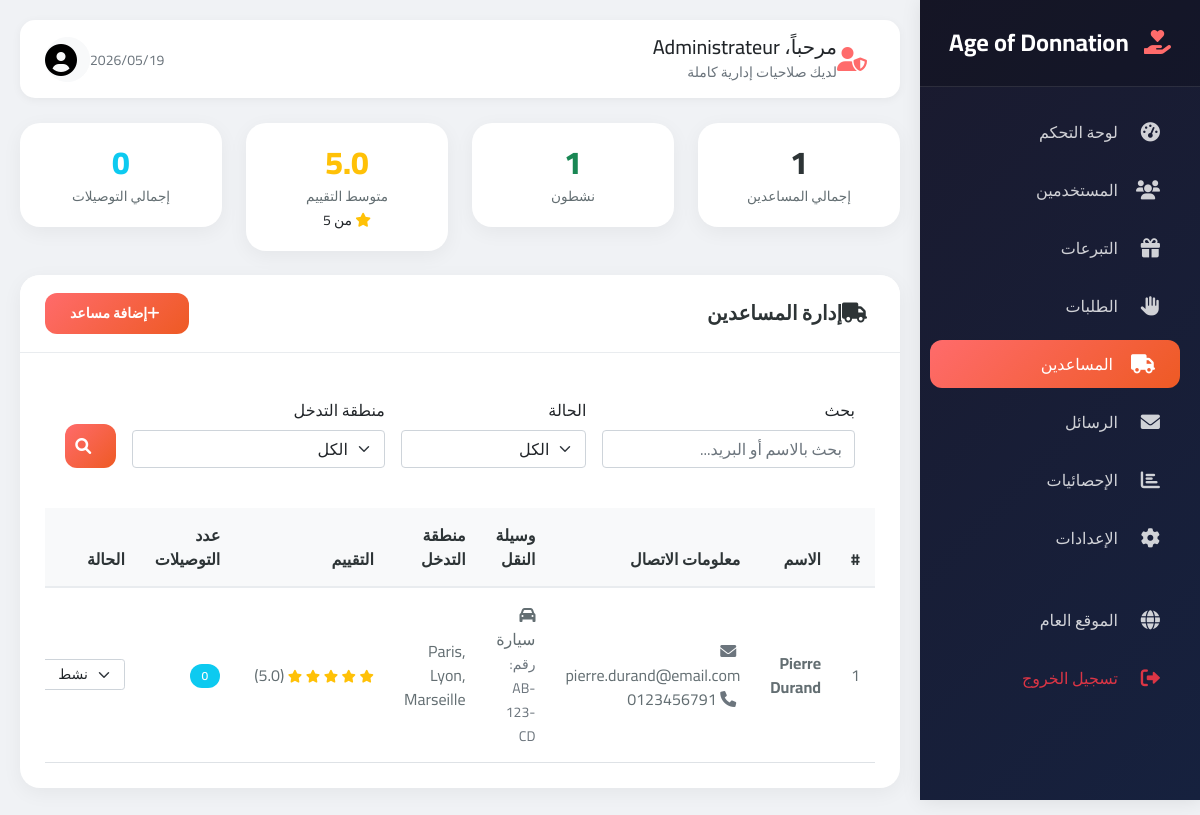
The app's page /admin/livreurs.php (signed in) with its own data.
### tables this page shows
CREATE TABLE `livreurs` (
  `user_id` INT(11) NOT NULL,
  `vehicule_type` ENUM('velo','moto','voiture','camion') NOT NULL,
  `plaque_immatriculation` VARCHAR(50) DEFAULT NULL,
  `zone_intervention` TEXT DEFAULT NULL,
  `statut` ENUM('actif','inactif','en_conge') DEFAULT 'actif',
  `note_moyenne` DECIMAL(3,2) DEFAULT 5.00,
  `nombre_livraisons` INT DEFAULT 0,
  `date_activation` DATETIME DEFAULT NULL,
  `documents_verifies` BOOLEAN DEFAULT FALSE,
  `created_at` TIMESTAMP NOT NULL DEFAULT CURRENT_TIMESTAMP,
  `updated_at` TIMESTAMP NOT NULL DEFAULT CURRENT_TIMESTAMP ON UPDATE CURRENT_TIMESTAMP,
  PRIMARY KEY (`user_id`),
  CONSTRAINT `livreurs_ibfk_1`
    FOREIGN KEY (`user_id`) REFERENCES `users` (`id`)
    ON DELETE CASCADE
);

CREATE TABLE `users` (
  `id` INT(11) NOT NULL AUTO_INCREMENT,
  `nom` VARCHAR(100) NOT NULL,
  `email` VARCHAR(255) NOT NULL,
  `password` VARCHAR(255) NOT NULL,
  `type` ENUM('donateur','beneficiaire','livreur','admin') NOT NULL,
  `telephone` VARCHAR(20) DEFAULT NULL,
  `adresse` TEXT DEFAULT NULL,
  `ville` VARCHAR(100) DEFAULT NULL,
  `status` ENUM('active','inactive','pending') DEFAULT 'active',
  `reset_token` VARCHAR(100) DEFAULT NULL,
  `reset_expires` DATETIME DEFAULT NULL,
  `created_at` TIMESTAMP NOT NULL DEFAULT CURRENT_TIMESTAMP,
  `updated_at` TIMESTAMP NOT NULL DEFAULT CURRENT_TIMESTAMP ON UPDATE CURRENT_TIMESTAMP,
  PRIMARY KEY (`id`),
  UNIQUE KEY `email` (`email`)
);

### admin/livreurs.php (the view, shortened to what this page needs)
<?php
require_once 'includes/admin_header.php';
$page = isset($_GET['page']) ? (int)$_GET['page'] : 1;
$limit = 15;
$offset = ($page - 1) * $limit;
$search = isset($_GET['search']) ? $_GET['search'] : '';
$where_conditions = ["1=1"];
$where_clause = "WHERE " . implode(" AND ", $where_conditions);
$query = "SELECT u.id, u.nom, u.email, u.telephone, u.created_at,
          l.user_id, l.vehicule_type, l.plaque_immatriculation, l.zone_intervention,
          l.statut as livreur_statut, l.note_moyenne, l.total_livraisons
          FROM users u
          INNER JOIN livreurs l ON u.id = l.user_id
          $where_clause
          ORDER BY l.note_moyenne DESC, l.total_livraisons DESC
          LIMIT :limit OFFSET :offset";
$stmt = $db->prepare($query);
$stmt->bindValue(':limit', $limit, PDO::PARAM_INT);
$stmt->bindValue(':offset', $offset, PDO::PARAM_INT);
$stmt->execute();
$livreurs = $stmt->fetchAll(PDO::FETCH_ASSOC);
$stats_query = "SELECT
    COUNT(*) as total,
    SUM(CASE WHEN statut = 'actif' THEN 1 ELSE 0 END) as actifs,
    SUM(CASE WHEN statut = 'inactif' THEN 1 ELSE 0 END) as inactifs,
    AVG(note_moyenne) as note_moyenne,
    SUM(total_livraisons) as total_livraisons
    FROM livreurs";
$stats_stmt = $db->prepare($stats_query);
$stats_stmt->execute();
$helper_stats = $stats_stmt->fetch(PDO::FETCH_ASSOC);
$vehicule_options = [
    'velo' => 'دراجة',
    'moto' => 'دراجة نارية',
    'voiture' => 'سيارة',
    'camion' => 'شاحنة'
];
?>
<div class="row g-4 mb-4">
    <div class="col-md-3">
        <div class="stat-card text-center">
            <div class="stat-number"><?php echo $helper_stats['total'] ?? 0; ?></div>
            <div class="stat-label">إجمالي المساعدين</div>
        </div>
    </div>
    <div class="col-md-3">
        <div class="stat-card text-center">
            <div class="stat-number text-success"><?php echo $helper_stats['actifs'] ?? 0; ?></div>
            <div class="stat-label">نشطون</div>
        </div>
    </div>
    <div class="col-md-3">
        <div class="stat-card text-center">
            <div class="stat-number text-warning"><?php echo number_format($helper_stats['note_moyenne'] ?? 0, 1); ?></div>
            <div class="stat-label">متوسط التقييم</div>
            <small><i class="fas fa-star text-warning"></i> من 5</small>
        </div>
    </div>
    <div class="col-md-3">
        <div class="stat-card text-center">
            <div class="stat-number text-info"><?php echo $helper_stats['total_livraisons'] ?? 0; ?></div>
            <div class="stat-label">إجمالي التوصيلات</div>
        </div>
    </div>
</div>
<div class="card">
    <div class="card-header">
        <h5><i class="fas fa-truck me-2"></i>إدارة المساعدين</h5>
        <button class="btn btn-sm btn-primary" data-bs-toggle="modal" data-bs-target="#addHelperModal">
            <i class="fas fa-plus me-1"></i>إضافة مساعد
        </button>
    </div>
    <div class="card-body">
        <div class="filter-section">
            <form method="GET" class="row g-3">
                <div class="col-md-4">
                    <label class="form-label">بحث</label>
                    <input type="text" name="search" class="form-control" placeholder="بحث بالاسم أو البريد..." value="<?php echo htmlspecialchars($search); ?>">
                </div>
                <div class="col-md-3">
                    <label class="form-label">الحالة</label>
                    <select name="status" class="form-select">
                        <option value="">الكل</option>
                    </select>
                </div>
                <div class="col-md-4">
                    <label class="form-label">منطقة التدخل</label>
                    <select name="zone" class="form-select">
                        <option value="">الكل</option>
                    </select>
                </div>
                <div class="col-md-1 d-flex align-items-end">
                    <button type="submit" class="btn btn-primary w-100">
                        <i class="fas fa-search"></i>
                    </button>
                </div>
            </form>
        </div>
        <?php if(empty($livreurs)): ?>
            <div class="text-center py-5">
                <i class="fas fa-truck fa-3x text-muted mb-3"></i>
                <h5 class="text-muted">لا يوجد مساعدين</h5>
                <button class="btn btn-primary mt-3" data-bs-toggle="modal" data-bs-target="#addHelperModal">
                    <i class="fas fa-plus me-1"></i>أضف أول مساعد
                </button>
            </div>
        <?php else: ?>
            <div class="table-responsive">
                <table class="table table-hover">
                    <thead>
                        <tr>
                            <th>#</th>
                            <th>الاسم</th>
                            <th>معلومات الاتصال</th>
                            <th>وسيلة النقل</th>
                            <th>منطقة التدخل</th>
                            <th>التقييم</th>
                            <th>عدد التوصيلات</th>
                            <th>الحالة</th>
                        </tr>
                    </thead>
                    <tbody>
                        <?php foreach($livreurs as $index => $livreur): ?>
                            <tr>
                                <td><?php echo $offset + $index + 1; ?></td>
                                <td>
                                    <strong><?php echo htmlspecialchars($livreur['nom']); ?></strong>
                                </td>
                                <td>
                                    <div><i class="fas fa-envelope me-1 text-muted"></i> <?php echo htmlspecialchars($livreur['email']); ?></div>
                                    <div><i class="fas fa-phone me-1 text-muted"></i> <?php echo htmlspecialchars($livreur['telephone'] ?? '—'); ?></div>
                                </td>
                                <td>
                                    <?php
                                    $veh_type = $livreur['vehicule_type'] ?? 'voiture';
                                    $icon = '';
                                    switch($veh_type) {
                                        case 'voiture': $icon = '<i class="fas fa-car"></i>'; break;
                                    }
                                    echo $icon . ' ' . ($vehicule_options[$veh_type] ?? $veh_type);
                                    ?>
                                    <?php if(!empty($livreur['plaque_immatriculation'])): ?>
                                        <br><small class="text-muted">رقم: <?php echo $livreur['plaque_immatriculation']; ?></small>
                                    <?php endif; ?>
                                </td>
                                <td><?php echo htmlspecialchars($livreur['zone_intervention'] ?? '—'); ?></td>
                                <td>
                                    <div class="text-nowrap">
                                        <?php
                                        $note = $livreur['note_moyenne'] ?? 0;
                                        for($i = 1; $i <= 5; $i++): ?>
                                            <i class="fas fa-star <?php echo $i <= $note ? 'text-warning' : 'text-muted'; ?>" style="font-size: 0.8rem;"></i>
                                        <?php endfor; ?>
                                        <span class="ms-1">(<?php echo number_format($note, 1); ?>)</span>
                                    </div>
                                </td>
                                <td>
                                    <span class="badge bg-info"><?php echo $livreur['total_livraisons'] ?? 0; ?></span>
                                </td>
                                <td>
                                    <select class="form-select form-select-sm status-select" data-id="<?php echo $livreur['id']; ?>" style="width: 100px;">
                                        <option value="actif" <?php echo ($livreur['livreur_statut'] ?? '') == 'actif' ? 'selected' : ''; ?>>نشط</option>
                                    </select>
                                </td>
                            </tr>
                        <?php endforeach; ?>
                    </tbody>
                </table>
            </div>
        <?php endif; ?>
    </div>
</div>
<?php require_once 'includes/admin_footer.php'; ?>

### admin/includes/admin_header.php (style rules this page uses)
* { font-family: 'Cairo', 'Segoe UI', sans-serif; }
body { background-color: #f0f2f5; }
.stat-card { background: white; border-radius: 20px; padding: 20px; box-shadow: 0 5px 20px rgba(0,0,0,0.05); transition: all 0.3s; border: none; position: relative; overflow: hidden; }
.stat-card::before { content: ''; position: absolute; top: 0; left: 0; right: 0; height: 4px; background: linear-gradient(90deg, var(--primary), var(--secondary)); }
.stat-number { font-size: 2rem; font-weight: 800; color: #2d3436; line-height: 1.2; }
.stat-label { color: #636e72; font-size: 0.85rem; margin-top: 5px; font-weight: 500; }
.card { border: none; border-radius: 20px; box-shadow: 0 5px 20px rgba(0,0,0,0.05); margin-bottom: 25px; background: white; }
.card-header { background: white; border-bottom: 1px solid #e9ecef; padding: 18px 25px; border-radius: 20px 20px 0 0 !important; font-weight: 700; display: flex; justify-content: space-between; align-items: center; }
.card-header h5 { margin: 0; font-weight: 700; color: #2d3436; }
.card-body { padding: 25px; }
.btn-primary { background: linear-gradient(135deg, #ff6b6b, #ee5a24); border: none; padding: 10px 25px; border-radius: 12px; font-weight: 600; transition: all 0.3s; }
.badge { padding: 6px 12px; border-radius: 25px; font-size: 0.75rem; font-weight: 600; }
.table { margin-bottom: 0; }
.table thead th { background: #f8f9fa; border-bottom: 2px solid #e9ecef; color: #2d3436; font-weight: 700; padding: 15px; }
.table tbody td { padding: 15px; vertical-align: middle; color: #636e72; }
.filter-section { background: white; border-radius: 15px; padding: 20px; margin-bottom: 20px; }

### records on screen
livreurs: index "1", user_id.nom "Pierre Durand", user_id.email "pierre.durand@email.com", user_id.telephone "0123456791", vehicule_type "سيارة", plaque_immatriculation "AB-123-CD", zone_intervention "Paris, Lyon, Marseille", note_moyenne "5.0", total_livraisons "0", statut+user_id "نشط"

### other values on screen
$_SESSION['user_nom'] "Administrateur"
$helper_stats['total'] "1"
$helper_stats['actifs'] "1"
$helper_stats['note_moyenne'] "5.0"
$helper_stats['total_livraisons'] "0"
